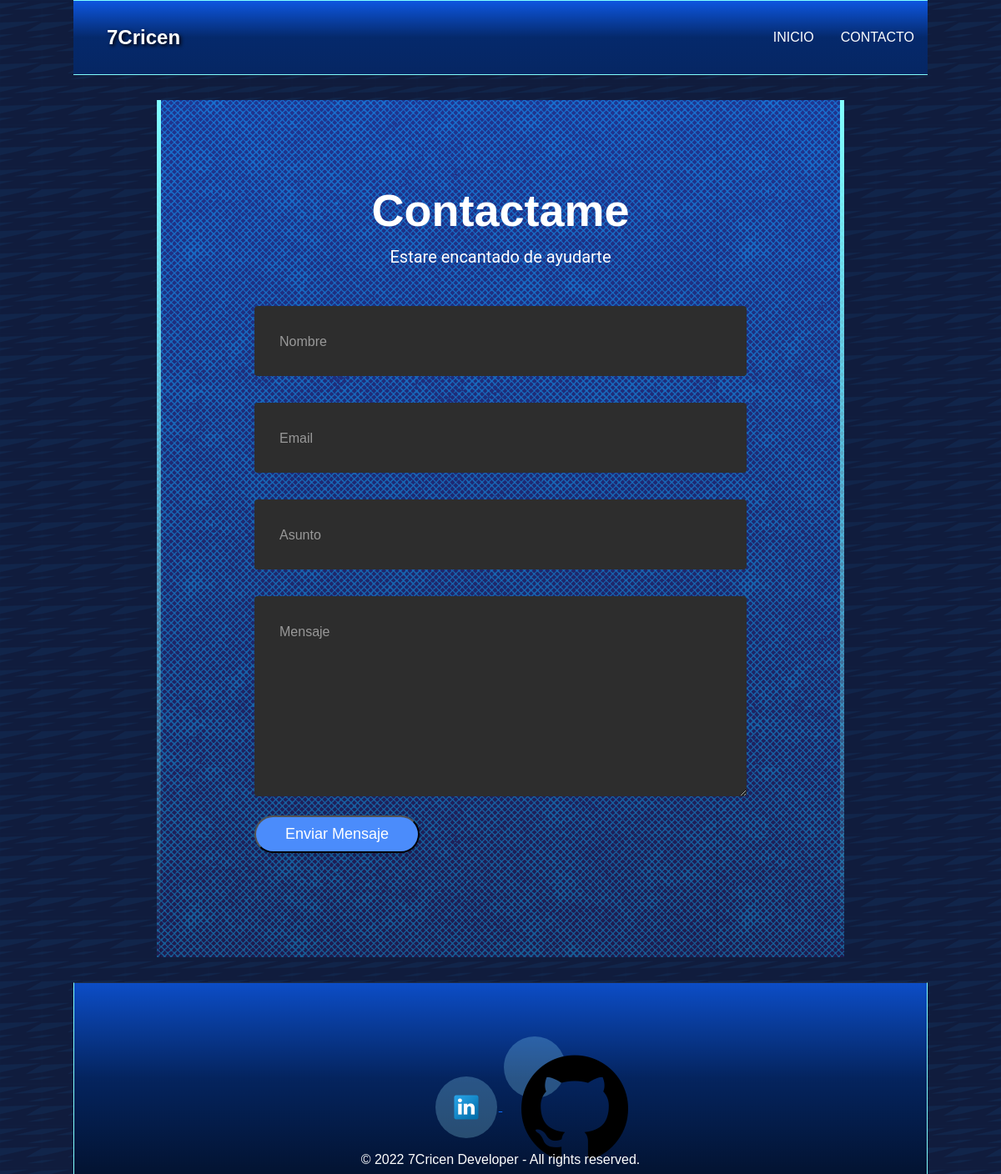
/contacto/, run on the app's committed database.
### portfolio/models.py (models this page shows)
class panel_7c(models.Model):
  titulo = models.CharField(max_length=200)
  titulo_pestania = models.CharField(max_length=200, blank=True)
  logo = models.TextField(null=True, blank=True)
  icono = models.TextField(null=True, blank=True)
  descripcion = models.TextField()
  fondo = models.TextField(null=True, blank=True)
  informacion = models.TextField(blank=True)
  creditos = models.CharField(max_length=300)
  twitter = models.CharField(max_length=300)
  linkedin = models.CharField(max_length=300)

### portfolio/views.py (the view, shortened to what this page needs)
# urls.py: path('contacto/', views.contacto, name='contacto'),
def contacto(request):
  ver_configuracion = get_object_or_404(panel_7c, pk=1)
  if request.method == 'GET':
    return render(request, 'contacto.html', {'configuracion':ver_configuracion,'form':contacto_form, 'site_key':settings.RECAPTCHA_SITE_KEY})

### portfolio/templates/contacto.html (shortened to what this page needs)
{% extends 'main.html' %}
{% load static %}
{% block estilos %}
<link rel="stylesheet" href="{% static 'css/contacto.css' %}">
{% endblock %}
{% block content %}
<div class="contacto">
  <div class="container">
    <div class="row">
      {% if enviado %}
      <h2>Gracias por pasar {{ nombre }}</h2>
      {% else %}
      <h1>Contactame</h1>
      {% endif %}
    </div>
    <div class="row">
      {% if enviado %}
      <h4 style="text-align:center">En breve me pondre en contacto!</h4>
      {% else %}
      <h4 style="text-align:center">Estare encantado de ayudarte</h4>
      {% endif %}
    </div>
    <form action="/contacto/" method="POST" id="contactform">
      <div class="row input-container">
        <div class="col-xs-12">
          <div class="styled-input wide">
            <input type="text" name="nombre" required />
            <label>Nombre</label>
          </div>
        </div>
        <div class="col-xs-12">
          <div class="styled-input wide">
            <input type="text" name="email" required />
            <label>Email</label>
          </div>
        </div>
        <div class="col-xs-12">
          <div class="styled-input wide">
            <input type="text" name="asunto" required />
            <label>Asunto</label>
          </div>
        </div>
        <div class="col-xs-12">
          <div class="styled-input wide">
            <textarea name="mensaje" required></textarea>
            <label>Mensaje</label>
          </div>
        </div>
        <div class="col-xs-12">
          <button class="btn-lrg submit-btn">Enviar Mensaje</button>
        </div>
    </form>
    </div>
  </div>
</div>
{% endblock %}

### portfolio/templates/menu.html (shortened to what this page needs)
{% load static %}
<div class="menu">
  <div class="titulo">
    <a href="{% url 'home' %}">
      <h2 class="t">{{ configuracion.titulo }}</h2>
    </a>
  </div>
  <nav class="barra">
    <ul>
      <li><a href="{% url 'home' %}">INICIO</a></li>
      <li><a href="{% url 'contacto' %}">CONTACTO</a> </li>
    </ul>
  </nav>
</div>

### portfolio/templates/footer.html
{% load static %}
<div class="pie">
  <div class="info_contacto">
    <a target="_blank" href="https://{{ configuracion.linkedin }}">
    <button><img src="{% static 'img/linkedin.png'%}" alt=""></button>
    </a>
    <a target="_blank" href="https://{{ configuracion.twitter }}">
    <button><img src="{% static 'img/github.png'%}" alt=""></button>
    </a>
  </div>
  <p>{{ configuracion.creditos }}</p>
</div>

### portfolio/static/css/main.css (style rules this page uses)
* { box-sizing: border-box; }
body { margin: 0; height: 100%; margin-left:auto; margin-right:auto; background: url("/static/img/5fondox128.png") repeat 0 0; background-color: #272822; font-family: Arial, Helvetica, sans-serif; }

### portfolio/static/css/menu.css (style rules this page uses)
.menu { background: rgba(1, 0, 0, 0.3); height: 90px; border-top: #81ffff 1px solid; border-bottom: #81ffff 1px solid; background-color: #000; background-image: linear-gradient(to bottom, rgba(15, 96, 248,0.9), rgba(6, 51, 134, 0.8), rgba(15, 96, 248, 0.4)); }
.barra { float: right; }
.barra ul { list-style-type: none; margin: 0; padding: 0; overflow: hidden; font-size: 16px; margin-top: 16px; }
.barra ul li { float: left; }
.barra ul li a { transition: background-color 300ms ease-in-out; transition: border-bottom 300ms ease-in-out; display: block; color: white; text-align: center; padding: 16px; text-decoration: none; border-bottom: 2px solid rgba(15, 96, 248, 0); }
.titulo { margin-left: 20px; }
.titulo .t { justify-content: flex-end; display: flex; margin-left: 20px; padding-top: 10px; float: left; font-size: 24px; color: #fff; text-shadow: 2px 2px 4px #000; font-weight: bold; margin-block-start: 0.83em; margin-block-end: 0.83em; }

### portfolio/static/css/footer.css (style rules this page uses)
.pie { float: left; width: 100%; height: 230px; background-color: #000; background-image: linear-gradient(to bottom, rgba(15, 96, 248,0.8), rgba(6, 51, 134, 0.7), rgba(15, 96, 248, 0.2)); border-top: 1px solid rgba(255, 255, 255, 0.1); position: relative; bottom: 0; text-align: center; padding-top: 60px; border-left: #81ffff 1px solid; border-right: #81ffff 1px solid; padding-bottom: 20px; }
.pie p { color: #fff; margin-top: 10px; }
.pie button { background-color: rgba(151, 231, 255, 0.25); width: 74px; height: 74px; border: none; color: white; padding: 21px; text-align: center; text-decoration: none; display: inline-block; font-size: 16px; margin: 4px 2px; border-radius: 50%; }

### portfolio/static/css/contacto.css (style rules this page uses)
.contacto { width: 100%; padding-left: 100px; padding-right: 100px; }
.container { display: block; padding: 100px; margin-top: 30px; border-width: 0px 5px; border-style: solid; background: white; border-image: linear-gradient(to bottom, #81ffff, rgba(255, 255, 255, 0)) 1 100%; background-image: linear-gradient(to top, rgba(0, 0, 0, 0.2), rgba(15, 96, 248, 0.3)), url("/static/img/1Artboard 1.png") ; background-color: rgb(0, 0, 0); }
h1 { font-family: 'Poppins', sans-serif, 'arial'; font-weight: 600; font-size: 54px; color: white; text-align: center; }
h4 { font-family: 'Roboto', sans-serif, 'arial'; font-weight: 400; font-size: 20px; color: #fff; line-height: 1.5; }
.styled-input { float: left; margin: 1rem 0; position: relative; border-radius: 4px; }
.styled-input label { color: #999; padding: 1.3rem 30px 1rem 30px; position: absolute; top: 10px; left: 0; -webkit-transition: all 0.25s ease; transition: all 0.25s ease; pointer-events: none; }
.styled-input.wide { width: 650px; max-width: 100%; }
input, textarea { padding: 30px; border: 0; width: 100%; font-size: 1rem; background-color: #2d2d2d; color: white; border-radius: 4px; }
textarea { width: 100%; min-height: 15em; }
.input-container { width: 650px; max-width: 100%; margin: 20px auto 25px auto; }
.submit-btn { padding: 7px 35px; border-radius: 60px; display: inline-block; background-color: #4b8cfb; color: white; font-size: 18px; cursor: pointer; box-shadow: 0 2px 5px 0 rgba(0,0,0,0.06), 0 2px 10px 0 rgba(0,0,0,0.07); -webkit-transition: all 300ms ease; transition: all 300ms ease; }

### data on the page
panel_7c: titulo "7Cricen", creditos "© 2022 7Cricen Developer - All rights reserved."
